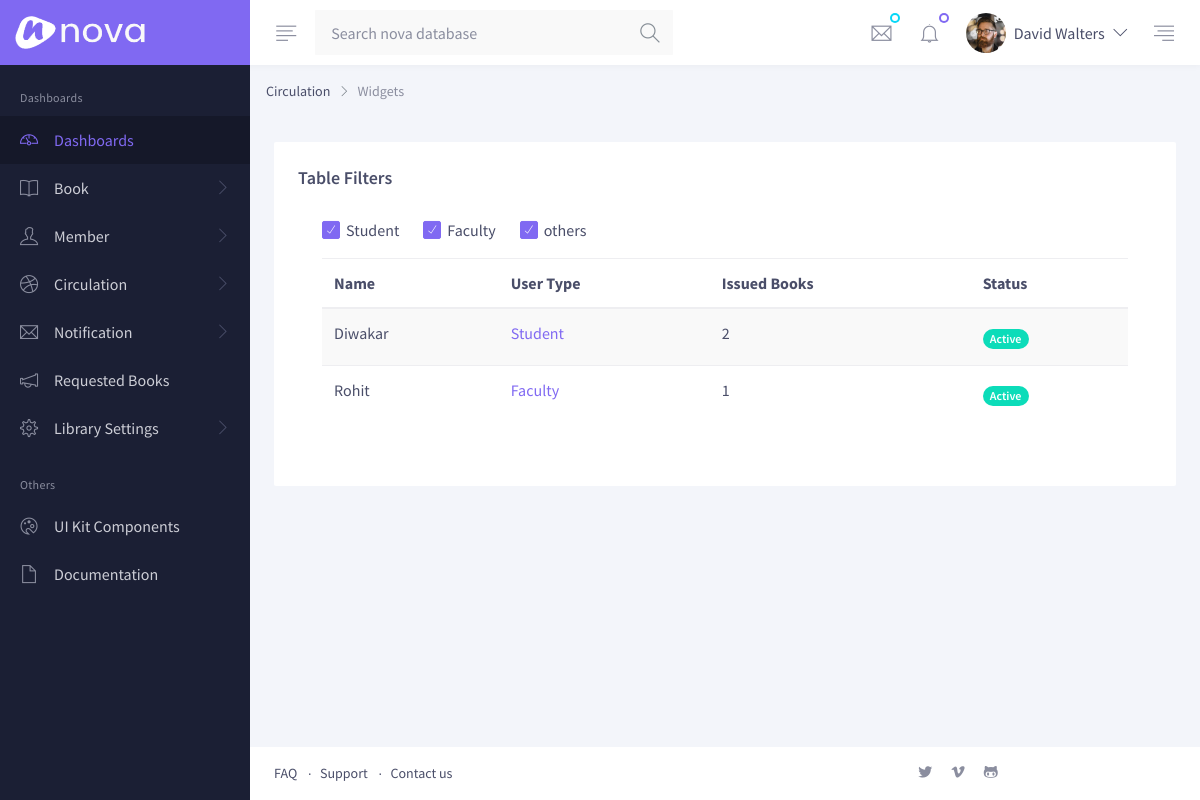
Page /members/ (signed in) on the committed database.
### LMS/models.py (models this page shows, shortened)
class Student(models.Model):
    id = models.PositiveIntegerField(primary_key=True)
    name = models.CharField(max_length=20,blank=True)
    count_books = models.PositiveIntegerField(default=0)
    settings = models.ForeignKey(UserBasicSetting,on_delete=models.ProtectedError)
    active = models.BooleanField(default=True)
    from django.contrib.auth.models import User
    account = models.OneToOneField(User,on_delete=models.DO_NOTHING,null=True,blank=True)

class UserBasicSetting(models.Model):
    type = models.CharField(max_length=20)
    maxBook = models.PositiveSmallIntegerField()
    maxDay = models.IntegerField()
    finePerDay = models.IntegerField()
    def __str__(self):
        return self.type

class Faculty(models.Model):
    id = models.PositiveIntegerField(primary_key=True)
    name = models.CharField(max_length=20,blank=True)
    isHOD = models.BooleanField(default=False)
    subject = models.CharField(max_length=20)
    count_books = models.PositiveIntegerField(default=0)
    settings = models.ForeignKey(UserBasicSetting,on_delete=models.ProtectedError)
    active = models.BooleanField(default=True)
    from django.contrib.auth.models import User
    account = models.OneToOneField(User,on_delete=models.DO_NOTHING,null=True,blank=True)

### LMS/views.py (the view)
# urls.py: path('members/',views.members,name='members'),
def members(request):
    user = auth.get_user(request)
    if not user.is_staff:
        return redirect_to_login(next=request.path)
    allmembers = list(Student.objects.all())
    for f in Faculty.objects.all():
        allmembers.append(f)
    return render(request, 'member.html',context={'members':allmembers})

### LMS/templates/member.html (shortened to what this page needs)
{% extends 'base.html' %}
{% load static %}
{% block content %}
        <div class="py-4 px-3 px-md-4">
          <div class="card mb-3 mb-md-4">
            <div class="card-header">
              <h5 class="font-weight-semi-bold mb-0">Table Filters</h5>
            </div>
            <div class="card-body pt-0">
              <div class="card-body pt-0">
                <div class="row">
                    <div class="col-xl mb-3">
                      <div class="d-flex align-items-center flex-wrap pt-1">
                        <div class="form-check position-relative mb-2 mb-md-0 mr-4">
                          <label class="checkbox checkbox-xxs form-check-label ml-1" for="overconfident" data-icon="">Student</label>
                        </div>
                        <div class="form-check position-relative mb-2 mb-md-0 mr-4">
                          <label class="checkbox checkbox-xxs form-check-label ml-1" for="disillusioned" data-icon="">Faculty</label>
                        </div>
                        <div class="form-check position-relative mb-2 mb-md-0">
                          <label class="checkbox checkbox-xxs form-check-label ml-1" for="receptive" data-icon="">others</label>
                        </div>
                      </div>
                    </div>
                  </div>
    <div class="table-responsive-xl">
                  <table class="table table-striped table-hover">
                    <thead>
                      <tr>
                        <th>Name</th>
                        <th>User Type</th>
                        <th>Issued Books</th>
                        <th>Status</th>
                      </tr>
                    </thead>
                    <tbody>
                    {% for member in members %}
                        <tr>
                        <td>{{ member.name }}</td>
                            <td><a target="_blank" href="/admin/LMS/userbasicsetting/{{ member.settings.pk }}/change/">{{ member.settings }}</a></td>
                        <td>{{ member.count_books }}</td>
                            {% if member.active %}
                        <td class="py-3">
                          <span class="badge badge-pill badge-success">Active</span>
                        </td>
                        {% else %}
                        <td class="py-3">
                          <span class="badge badge-pill badge-danger">Deactive</span>
                        </td>
                        {% endif %}
                      </tr>
                    {% endfor %}
                    </tbody>
                  </table>
                </div>
              </div>
            </div>
          </div>
        </div>
{% endblock %}>

### rows in the picture
Student: name "Diwakar", settings "Student", count_books "2", active "Active"
Faculty: name "Rohit", settings "Faculty", count_books "1", active "Active"
